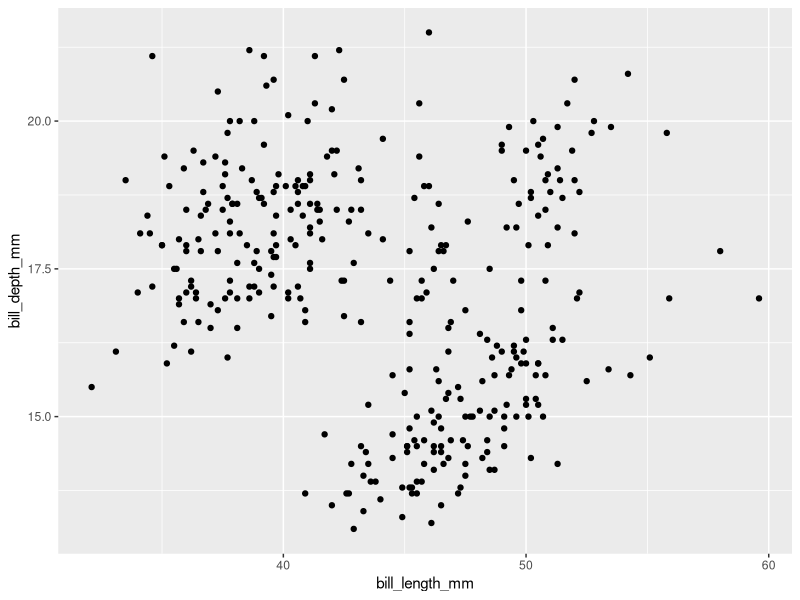
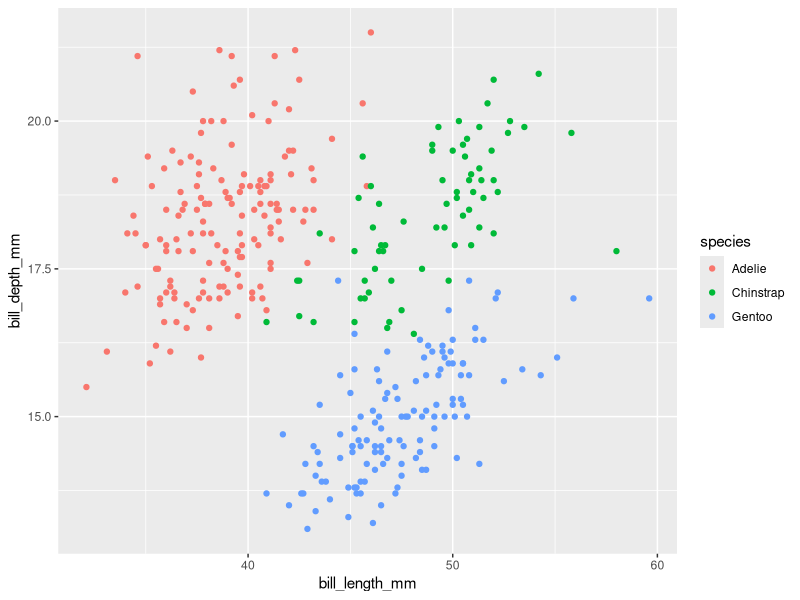
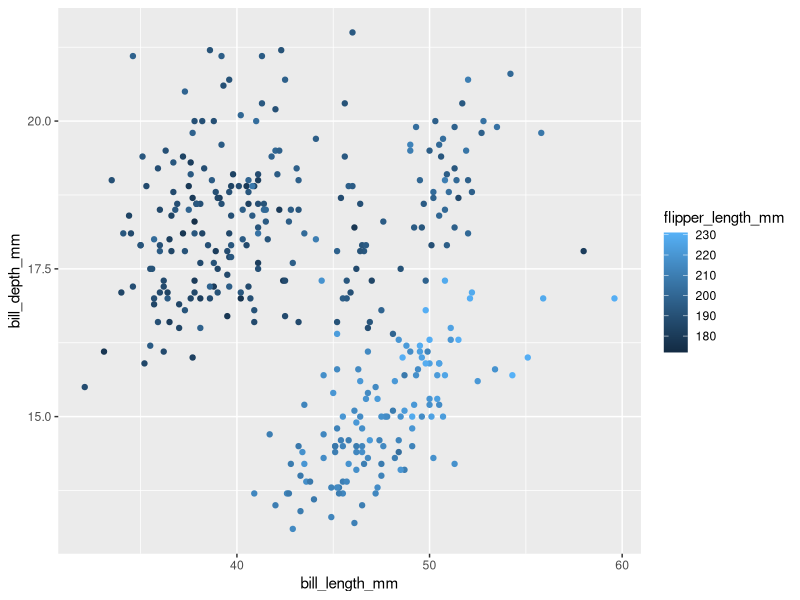
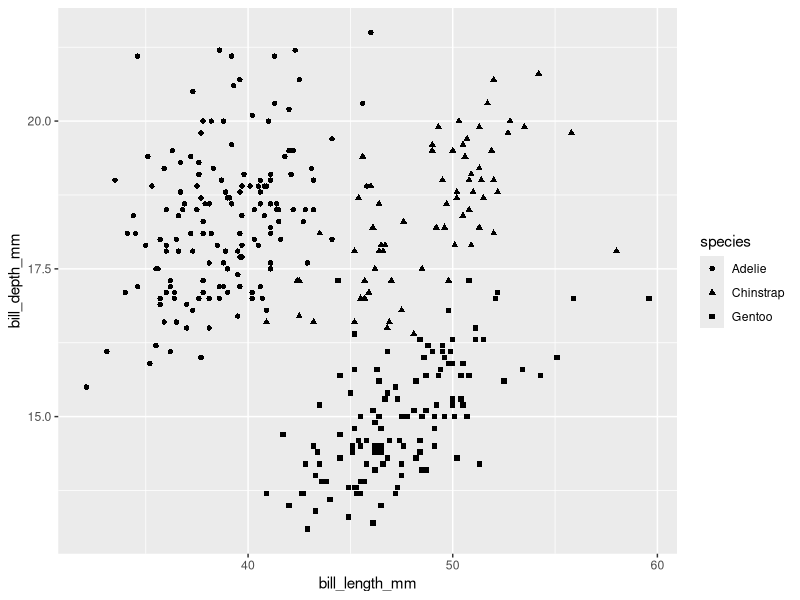
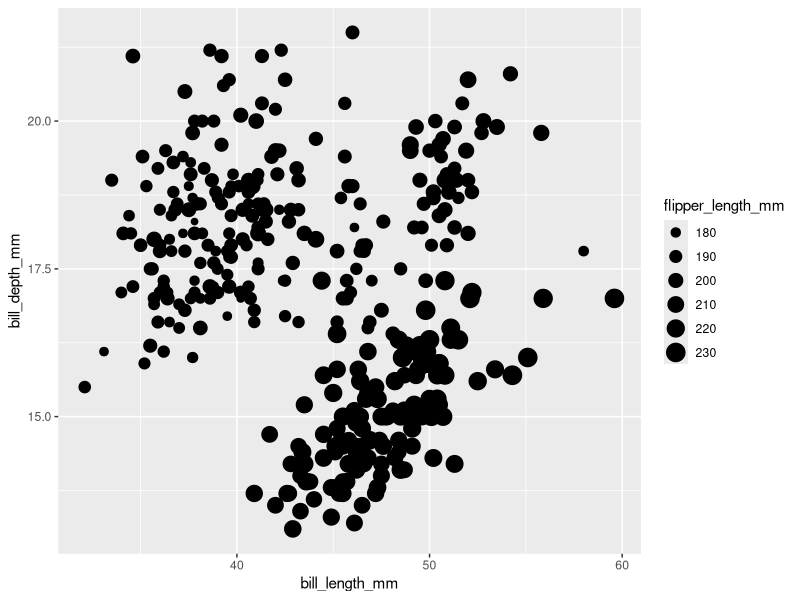
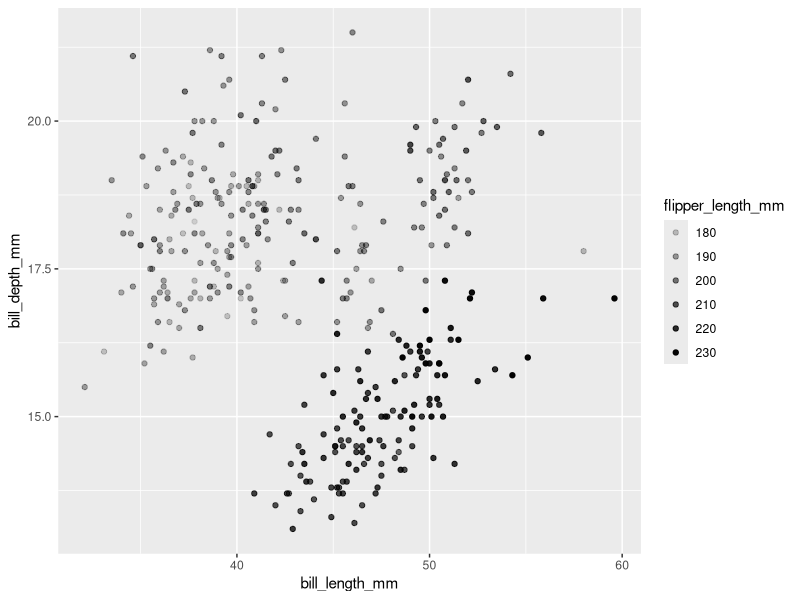
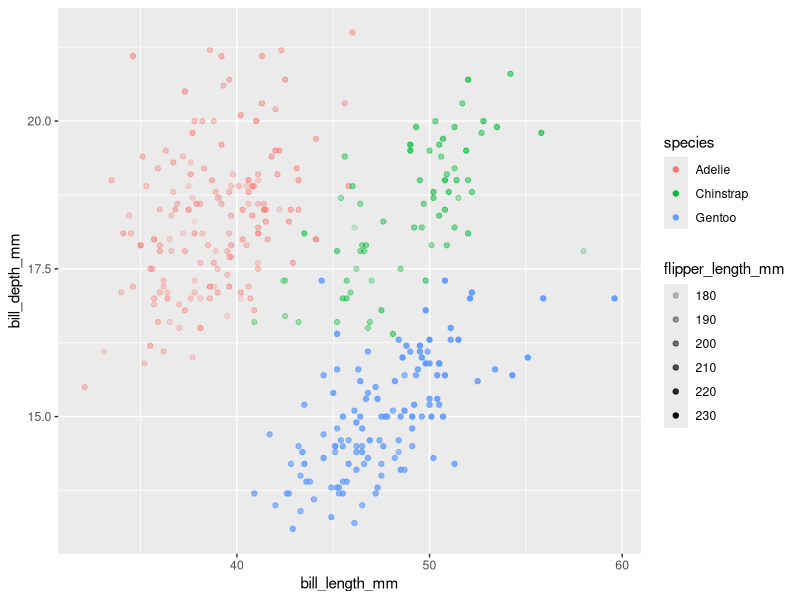
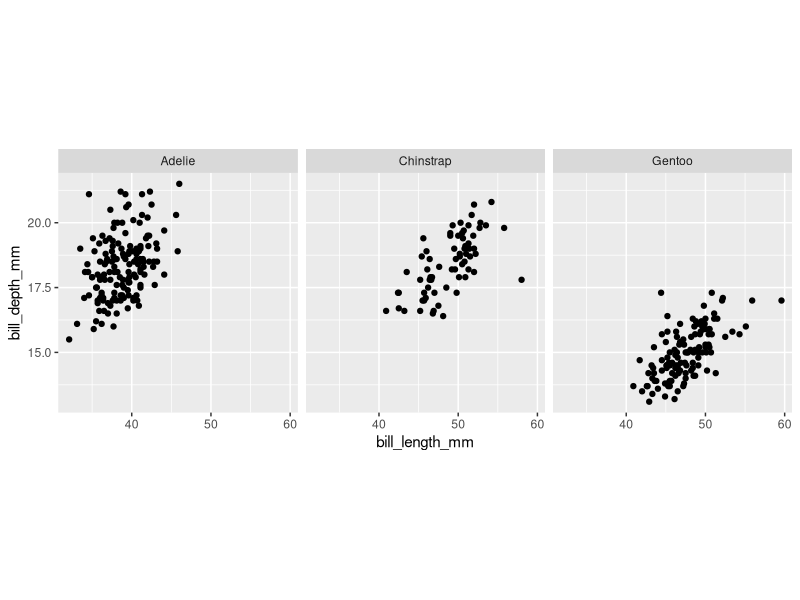

The R script that drew these images, in order:
## ---- chunk 1
install.packages("palmerpenguins")
install.packages("tidyverse")
## ---- chunk 2
library(palmerpenguins)
library(tidyverse)
## ---- chunk 3
penguins
## ---- chunk 4
# YOUR CODE HERE
?penguins
## ---- chunk 5
# YOUR CODE HERE
str(penguins)
## ---- chunk 6
tail(penguins)
## ---- chunk 7
head(penguins)
## ---- chunk 8
names(penguins)
## ---- chunk 9
# YOUR CODE HERE
penguins %>% drop_na()
## ---- chunk 10
# YOUR CODE HERE
ggplot(data = penguins) + 
  geom_point(mapping = aes(x = bill_length_mm, y = bill_depth_mm))
## ---- chunk 11
# YOUR CODE HERE
ggplot(data = penguins) + 
  geom_point(mapping = aes(x = bill_length_mm, y = bill_depth_mm, color = species))
## ---- chunk 12
ggplot(data = penguins) + 
  geom_point(mapping = aes(x = bill_length_mm, y = bill_depth_mm, color = flipper_length_mm))
## ---- chunk 13
ggplot(data = penguins) + 
  geom_point(mapping = aes(x = bill_length_mm, y = bill_depth_mm, shape = species))
## ---- chunk 14
ggplot(data = penguins) + 
  geom_point(mapping = aes(x = bill_length_mm, y = bill_depth_mm, size = flipper_length_mm))
## ---- chunk 15
ggplot(data = penguins) + 
  geom_point(mapping = aes(x = bill_length_mm, y = bill_depth_mm, alpha = flipper_length_mm))
## ---- chunk 16
# YOUR CODE HERE
ggplot(data = penguins) + 
  geom_point(mapping = aes(x = bill_length_mm, y = bill_depth_mm, color = species, alpha = flipper_length_mm))
## ---- chunk 17
# YOUR CODE HERE
ggplot(data = penguins) + 
  geom_point(mapping = aes(x = bill_length_mm, y = bill_depth_mm))+ 
  facet_wrap(~ species) +
  theme(aspect.ratio = 1)
## ---- chunk 18
# YOUR CODE HERE
ggplot(data = penguins) + 
  geom_point(mapping = aes(x = bill_length_mm, y = bill_depth_mm))+ 
  facet_wrap(sex ~ species) +
  theme(aspect.ratio = 1)
## ---- chunk 19
# YOUR CODE HERE
ggplot(data = penguins) + 
  geom_point(mapping = aes(x = flipper_length_mm, y = body_mass_g))
## ---- chunk 20
ggplot(data = penguins) + 
  geom_smooth(mapping = aes(x = flipper_length_mm, y = body_mass_g))
## ---- chunk 21
# YOUR CODE HERE
ggplot(data = penguins) + 
  geom_point(mapping = aes(x = flipper_length_mm, y = body_mass_g))+
  geom_smooth(mapping = aes(x = flipper_length_mm, y = body_mass_g))
## ---- chunk 22
# YOUR CODE HERE
ggplot(data = penguins) + 
  geom_point(mapping = aes(x = flipper_length_mm, y = body_mass_g))+
  geom_smooth(mapping = aes(x = flipper_length_mm, y = body_mass_g), se=F)
## ---- chunk 23
# YOUR CODE HERE
ggplot(data = penguins) + 
  geom_point(mapping = aes(x = flipper_length_mm, y = bill_depth_mm, color = species))+
  geom_smooth(mapping = aes(x = flipper_length_mm, y = bill_depth_mm, color = species), method='lm', se=F)
## ---- chunk 24
# YOUR CODE HERE
ggplot(data = penguins) + 
  geom_bar(mapping = aes(species))
## ---- chunk 25
# YOUR CODE HERE
ggplot(data = penguins) + 
  geom_bar(mapping = aes(x = species, fill = sex))
## ---- chunk 26
ggplot(data = penguins) + 
  geom_bar(mapping = aes(x = species, fill = sex), position = "dodge2")
## ---- chunk 27
# YOUR CODE HERE
ggplot(data = penguins) + 
  geom_histogram(mapping = aes(bill_length_mm))
## ---- chunk 28
# YOUR CODE HERE
ggplot(data = penguins) + 
  geom_boxplot(mapping = aes(species, bill_length_mm))
## ---- chunk 29
# YOUR CODE HERE
ggplot(data = penguins) + 
  geom_density(mapping = aes(flipper_length_mm, color = species, linetype = species))
